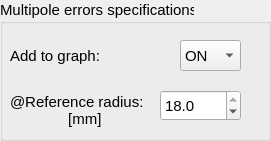
        <widget class="QGroupBox" name="group_box_15">
         <property name="geometry">
          <rect>
           <x>840</x>
           <y>10</y>
           <width>271</width>
           <height>141</height>
          </rect>
         </property>
         <property name="font">
          <font>
           <pointsize>11</pointsize>
          </font>
         </property>
         <property name="title">
          <string>Multipole errors specifications</string>
         </property>
         <widget class="QLabel" name="spec_on_label">
          <property name="geometry">
           <rect>
            <x>10</x>
            <y>40</y>
            <width>141</width>
            <height>31</height>
           </rect>
          </property>
          <property name="text">
           <string>Add to graph:</string>
          </property>
         </widget>
         <widget class="QComboBox" name="cb_spec_on">
          <property name="geometry">
           <rect>
            <x>180</x>
            <y>40</y>
            <width>61</width>
            <height>31</height>
           </rect>
          </property>
          <property name="currentIndex">
           <number>0</number>
          </property>
          <item>
           <property name="text">
            <string>ON</string>
           </property>
          </item>
          <item>
           <property name="text">
            <string>OFF</string>
           </property>
          </item>
         </widget>
         <widget class="QLabel" name="reference_radius_label">
          <property name="geometry">
           <rect>
            <x>10</x>
            <y>90</y>
            <width>151</width>
            <height>41</height>
           </rect>
          </property>
          <property name="font">
           <font>
            <pointsize>11</pointsize>
           </font>
          </property>
          <property name="text">
           <string>@Reference radius:
              [mm]</string>
          </property>
         </widget>
         <widget class="QDoubleSpinBox" name="ds_reference_radius">
          <property name="geometry">
           <rect>
            <x>160</x>
            <y>90</y>
            <width>81</width>
            <height>31</height>
           </rect>
          </property>
          <property name="font">
           <font>
            <pointsize>11</pointsize>
           </font>
          </property>
          <property name="prefix">
           <string/>
          </property>
          <property name="decimals">
           <number>1</number>
          </property>
          <property name="minimum">
           <double>0.000000000000000</double>
          </property>
          <property name="maximum">
           <double>18.000000000000000</double>
          </property>
          <property name="singleStep">
           <double>0.500000000000000</double>
          </property>
          <property name="value">
           <double>18.000000000000000</double>
          </property>
         </widget>
        </widget>
